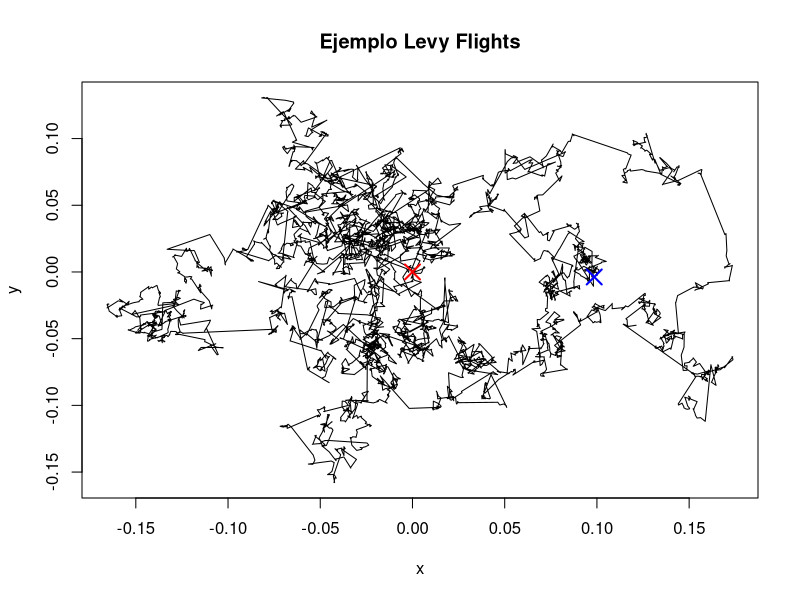

This chart was generated by the following R code:

xbest<-c(3,4)
iterations<-10000
points<-matrix(ncol=2,nrow=iterations)

points[1,1]<-0
points[1,2]<-0

lambda=2
epsilon=0.001
beta<-2/3
sigma<-(gamma(1.0+beta)*sin((pi*beta)/2))/(gamma(((1.0+beta)/2) * beta * 2^((beta-1.0)/2)))

for(i in 2:iterations){
  u<-rnorm(1,mean=0,sd=sigma)
  v<-rnorm(1,mean=0,sd=1)
  
  step <- u / (abs(v)^(-lambda))
  
  nu<-epsilon*step*(points[i-1,]-xbest)  
  
  nuGamma<-nu*rnorm(2,mean=0,sd=1)
  
  points[i,]<-points[i-1,]+nuGamma
}







showNests<-FALSE

plot(points[,1],points[,2],type="l", main="Ejemplo Levy Flights", xlab="x", ylab="y")
if(showNests){
  for(i in 2:nrow(points)){
    points(points[i,1],points[i,2],col=i,cex=0.3)
  }
}

points(points[1,1],points[1,2],col="red", pch=4,  cex=2, lwd=2)
points(points[nrow(points),1],points[nrow(points),2],col="blue", pch=4,  cex=2, lwd=2)

